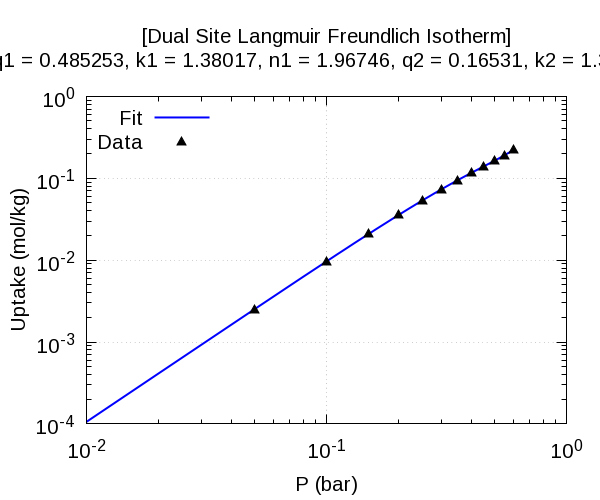

The script that saved this image:
set title"[Dual Site Langmuir Freundlich Isotherm]\n[Parameters] q1 = 0.485253, k1 = 1.38017, n1 = 1.96746, q2 = 0.16531, k2 = 1.35527, n2 = 8.74695"
set term pngcairo size 600,500 font 'Arial,15'
set output "h2o_zif8.dat.png"
set xtics format '10^{%L}'
set ytics format '10^{%L}'
set xlabel 'P (bar)'
set ylabel 'Uptake (mol/kg)'
set style line 1 lc rgb 'blue'  lw 2
set style line 2 lc rgb 'black' ps 1.5 pt 9
set grid
set key left
set logscale xy
plot '-' w l ls 1 title 'Fit', '-' w p ls 2 title 'Data'
              0              0
           0.01    0.000106232
           0.02    0.000415189
           0.03     0.00092097
           0.04     0.00161969
           0.05     0.00250784
           0.06     0.00358194
           0.07     0.00483838
           0.08     0.00627332
           0.09     0.00788273
            0.1     0.00966231
            0.1     0.00966231
           0.11      0.0116075
           0.12      0.0137136
           0.13      0.0159756
           0.14      0.0183883
           0.15      0.0209464
           0.16      0.0236442
           0.17      0.0264763
           0.18      0.0294366
           0.19      0.0325195
            0.2       0.035719
           0.21      0.0390291
           0.22      0.0424439
           0.23      0.0459574
           0.24      0.0495637
           0.25       0.053257
           0.26      0.0570317
           0.27      0.0608822
           0.28      0.0648031
           0.29      0.0687893
            0.3      0.0728359
           0.31      0.0769383
           0.32      0.0810922
           0.33      0.0852937
           0.34      0.0895394
           0.35      0.0938263
           0.36      0.0981519
           0.37       0.102514
           0.38       0.106912
           0.39       0.111345
            0.4       0.115813
           0.41       0.120317
           0.42        0.12486
           0.43       0.129443
           0.44       0.134072
           0.45        0.13875
           0.46       0.143484
           0.47       0.148281
           0.48        0.15315
           0.49       0.158099
            0.5       0.163141
           0.51       0.168285
           0.52       0.173546
           0.53       0.178935
           0.54       0.184468
           0.55       0.190156
           0.56       0.196015
           0.57       0.202057
           0.58       0.208293
           0.59       0.214733
e
              0              0
           0.05     0.00248134
            0.1     0.00962746
           0.15      0.0209334
            0.2      0.0357357
           0.25      0.0532844
            0.3      0.0728452
           0.35      0.0938071
            0.4       0.115793
           0.45       0.138773
            0.5       0.163193
           0.55       0.190119
            0.6       0.221401
